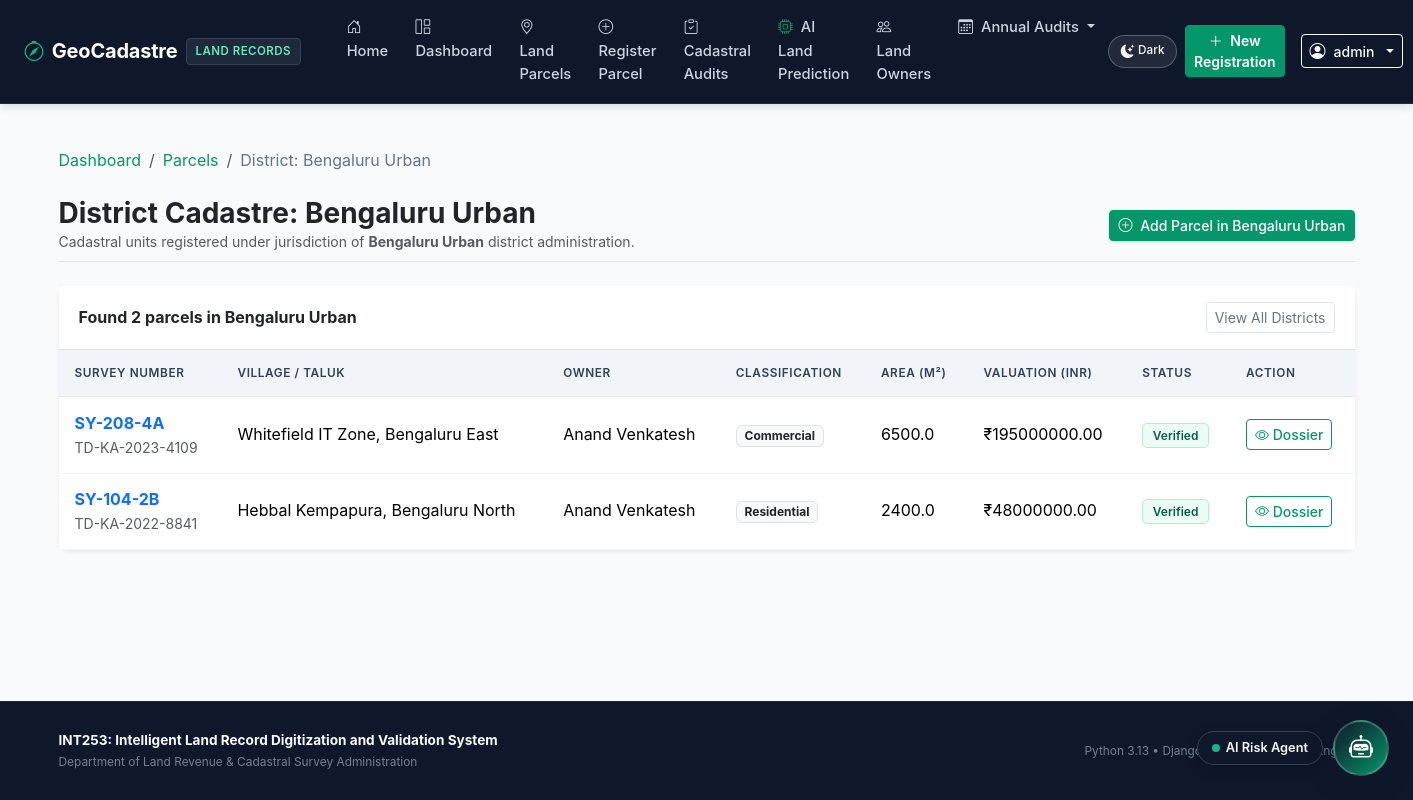
/parcels/district/Bengaluru Urban/ (signed in), run on the app's committed database.
### records/models.py (models this page shows, shortened)
class LandParcel(models.Model):
    LAND_TYPE_CHOICES = [
        ('AGRICULTURAL', 'Agricultural'),
        ('RESIDENTIAL', 'Residential'),
        ('COMMERCIAL', 'Commercial'),
        ('INDUSTRIAL', 'Industrial'),
        ('FOREST_GOVT', 'Government / Forest Reserve'),
    ]
    STATUS_CHOICES = [
        ('PENDING', 'Pending Validation'),
        ('VERIFIED', 'Digitized & Verified'),
        ('FLAGGED', 'Flagged for Discrepancy'),
        ('DISPUTED', 'Under Legal Dispute'),
    ]
    owner = models.ForeignKey(
        LandOwner,
        on_delete=models.CASCADE,
        related_name="parcels",
        verbose_name="Registered Owner"
    )
    title_deed_number = models.CharField(
        max_length=50,
        unique=True,
        verbose_name="Title Deed Reference",
        help_text="Official deed document reference (e.g. TD-2024-8831)"
    )
    survey_number = models.CharField(
        max_length=50,
        unique=True,
        verbose_name="Cadastral Survey Number",
        help_text="Survey number allocated in government cadastral map (e.g. SY-104-2B)"
    )
    slug = models.SlugField(
        max_length=120,
        unique=True,
        blank=True,
        verbose_name="URL Slug Identifier"
    )
    district = models.CharField(max_length=80, db_index=True, verbose_name="District / Region")
    taluk = models.CharField(max_length=80, verbose_name="Taluk / Subdivision")
    village = models.CharField(max_length=100, verbose_name="Village / Locality")
    area_sq_meters = models.DecimalField(
        max_digits=12,
        decimal_places=2,
        validators=[MinValueValidator(Decimal('1.00'))],
        verbose_name="Area (Sq. Meters)",
        help_text="Cadastral plot area in square meters"
    )
    land_type = models.CharField(
        max_length=20,
        choices=LAND_TYPE_CHOICES,
        default='RESIDENTIAL',
        verbose_name="Land Use Classification"
    )
    market_valuation = models.DecimalField(
        max_digits=14,
        decimal_places=2,
        default=Decimal('0.00'),
        validators=[MinValueValidator(Decimal('0.00'))],
        verbose_name="Estimated Market Valuation (INR)"
    )
    gis_coordinates = models.CharField(
        max_length=150,
        default="12.9716 N, 77.5946 E",
        verbose_name="GIS Centroid Coordinates",
        help_text="Format: Latitude, Longitude (e.g. 12.9716 N, 77.5946 E)"
    )
    is_disputed = models.BooleanField(
        default=False,
        verbose_name="Litigation / Dispute Flag",
        help_text="Check if parcel has active injunction or dispute"
    )
    digitization_status = models.CharField(
        max_length=25,
        choices=STATUS_CHOICES,
        default='PENDING',
        verbose_name="Validation & Digitization Status"
    )
    registered_date = models.DateField(verbose_name="Official Deed Date")
    created_at = models.DateTimeField(auto_now_add=True, verbose_name="Digitized At")
    updated_at = models.DateTimeField(auto_now=True, verbose_name="Last Modified At")
    class Meta:
        verbose_name = "Land Parcel"
        verbose_name_plural = "Land Parcels"
        ordering = ['-created_at']

class LandOwner(models.Model):
    first_name = models.CharField(max_length=60, verbose_name="First Name")
    last_name = models.CharField(max_length=60, verbose_name="Last Name")
    national_id = models.CharField(
        max_length=20,
        unique=True,
        verbose_name="National ID / Aadhaar Hash",
        help_text="Unique citizen identifier or tax registration number"
    )
    email = models.EmailField(blank=True, null=True, verbose_name="Contact Email")
    phone = models.CharField(max_length=20, verbose_name="Phone Number")
    residential_address = models.TextField(verbose_name="Residential Address")
    created_at = models.DateTimeField(auto_now_add=True, verbose_name="Registration Timestamp")
    class Meta:
        verbose_name = "Land Owner"
        verbose_name_plural = "Land Owners"
        ordering = ['last_name', 'first_name']
    @property
    def full_name(self):
        return f"{self.first_name} {self.last_name}"

### records/views.py (the view)
# urls.py: path('parcels/district/<str:district>/', views.parcels_by_district_view, name='parcels_by_district'),
@login_required
def parcels_by_district_view(request, district):
    parcels = LandParcel.objects.filter(district__iexact=district).select_related('owner')
    context = {
        'district': district,
        'parcels': parcels,
        'result_count': parcels.count()
    }
    return render(request, 'records/district_parcels.html', context)

### templates/records/district_parcels.html (shortened to what this page needs)
{% extends 'base.html' %}
{% block content %}
<div class="mb-4">
    <nav aria-label="breadcrumb">
        <ol class="breadcrumb">
            <li class="breadcrumb-item"><a href="{% url 'home' %}">Dashboard</a></li>
            <li class="breadcrumb-item"><a href="{% url 'parcel_list' %}">Parcels</a></li>
            <li class="breadcrumb-item active" aria-current="page">District: {{ district }}</li>
        </ol>
    </nav>
</div>
<div class="d-flex justify-content-between align-items-center mb-4 pb-2 border-bottom">
    <div>
        <h1 class="h3 fw-bold text-dark mb-0">District Cadastre: {{ district }}</h1>
        <p class="text-muted small mb-0">
            Cadastral units registered under jurisdiction of <strong>{{ district }}</strong> district administration.
        </p>
    </div>
    <div>
        <a href="{% url 'parcel_create' %}" class="btn btn-primary btn-sm">
            <i class="bi bi-plus-circle me-1"></i> Add Parcel in {{ district }}
        </a>
    </div>
</div>
<div class="card shadow-sm border-0">
    <div class="card-header bg-white py-3 border-bottom d-flex justify-content-between align-items-center">
        <span class="fw-bold">Found {{ result_count }} parcels in {{ district }}</span>
        <a href="{% url 'parcel_list' %}" class="btn btn-outline-secondary btn-sm">View All Districts</a>
    </div>
    <div class="table-responsive">
        <table class="table table-hover cadastral-table align-middle mb-0">
            <thead>
                <tr>
                    <th>Survey Number</th>
                    <th>Village / Taluk</th>
                    <th>Owner</th>
                    <th>Classification</th>
                    <th>Area (m²)</th>
                    <th>Valuation (INR)</th>
                    <th>Status</th>
                    <th>Action</th>
                </tr>
            </thead>
            <tbody>
                {% for parcel in parcels %}
                <tr>
                    <td>
                        <a href="{% url 'parcel_detail' slug=parcel.slug %}" class="fw-bold text-decoration-none">
                            {{ parcel.survey_number }}
                        </a>
                        <div class="small text-muted">{{ parcel.title_deed_number }}</div>
                    </td>
                    <td>{{ parcel.village }}, {{ parcel.taluk }}</td>
                    <td>{{ parcel.owner.full_name }}</td>
                    <td><span class="badge bg-light text-dark border">{{ parcel.get_land_type_display }}</span></td>
                    <td>{{ parcel.area_sq_meters|floatformat:1 }}</td>
                    <td>₹{{ parcel.market_valuation|floatformat:2 }}</td>
                    <td>
                        {% if parcel.digitization_status == 'VERIFIED' %}
                            <span class="badge badge-verified">Verified</span>
                        {% elif parcel.digitization_status == 'PENDING' %}
                            <span class="badge badge-pending">Pending</span>
                        {% elif parcel.digitization_status == 'DISPUTED' %}
                            <span class="badge badge-disputed">Disputed</span>
                        {% else %}
                            <span class="badge badge-flagged">Flagged</span>
                        {% endif %}
                    </td>
                    <td>
                        <a href="{% url 'parcel_detail' slug=parcel.slug %}" class="btn btn-sm btn-outline-primary">
                            <i class="bi bi-eye"></i> Dossier
                        </a>
                    </td>
                </tr>
                {% empty %}
                <tr>
                    <td colspan="8" class="text-center py-4 text-muted">
                        No land parcels registered yet in {{ district }}.
                    </td>
                </tr>
                {% endfor %}
            </tbody>
        </table>
    </div>
</div>
{% endblock %}

### templates/base.html (shortened to what this page needs)
{% load static %}
<!DOCTYPE html>
<html lang="en">
<head>
    <link href="https://cdn.jsdelivr.net/npm/bootstrap@5.3.3/dist/css/bootstrap.min.css" rel="stylesheet">
    <link rel="stylesheet" href="https://cdn.jsdelivr.net/npm/bootstrap-icons@1.11.3/font/bootstrap-icons.min.css">
    <link rel="stylesheet" href="{% static 'css/style.css' %}">
</head>
<body>
    <nav class="navbar navbar-expand-lg navbar-dark custom-nav sticky-top">
        <div class="container-fluid px-4">
            <a class="navbar-brand fw-bold d-flex align-items-center" href="{% url 'home' %}" title="GeoCadastre Registry">
                <i class="bi bi-compass me-2 fs-5"></i>
                <span>GeoCadastre</span>
                <span class="navbar-brand-badge">Land Records</span>
            </a>
            <div class="collapse navbar-collapse" id="navContent">
                <ul class="navbar-nav me-auto mb-2 mb-lg-0 ms-3">
                    <li class="nav-item">
                        <a class="nav-link {% if request.resolver_match.url_name == 'home' %}active{% endif %}" href="{% url 'home' %}">
                            <i class="bi bi-house-door me-1"></i> Home
                        </a>
                    </li>
                    {% if user.is_authenticated %}
                        <li class="nav-item">
                            <a class="nav-link {% if request.resolver_match.url_name == 'dashboard' %}active{% endif %}" href="{% url 'dashboard' %}">
                                <i class="bi bi-grid-1x2 me-1"></i> Dashboard
                            </a>
                        </li>
                        <li class="nav-item">
                            <a class="nav-link {% if request.resolver_match.url_name == 'parcel_list' %}active{% endif %}" href="{% url 'parcel_list' %}">
                                <i class="bi bi-geo-alt me-1"></i> Land Parcels
                            </a>
                        </li>
                        <li class="nav-item">
                            <a class="nav-link {% if request.resolver_match.url_name == 'parcel_create' %}active{% endif %}" href="{% url 'parcel_create' %}">
                                <i class="bi bi-plus-circle me-1"></i> Register Parcel
                            </a>
                        </li>
                        <li class="nav-item">
                            <a class="nav-link {% if request.resolver_match.url_name == 'validation_list' %}active{% endif %}" href="{% url 'validation_list' %}">
                                <i class="bi bi-clipboard-check me-1"></i> Cadastral Audits
                            </a>
                        </li>
                        <li class="nav-item">
                            <a class="nav-link {% if request.resolver_match.url_name == 'land_prediction' %}active{% endif %}" href="{% url 'land_prediction' %}">
                                <i class="bi bi-cpu me-1 text-success"></i> AI Land Prediction
                            </a>
                        </li>
                        <li class="nav-item">
                            <a class="nav-link {% if request.resolver_match.url_name == 'owner_list' %}active{% endif %}" href="{% url 'owner_list' %}">
                                <i class="bi bi-people me-1"></i> Land Owners
                            </a>
                        </li>
                        <li class="nav-item dropdown">
                            <a class="nav-link dropdown-toggle" href="#" id="auditDropdown" role="button" data-bs-toggle="dropdown">
                                <i class="bi bi-calendar3 me-1"></i> Annual Audits
                            </a>
                        </li>
                    {% endif %}
                </ul>
                <div class="d-flex align-items-center">
                    <button class="btn btn-sm theme-toggle-btn d-flex align-items-center gap-1 me-2" id="themeToggleBtn" type="button" title="Switch Theme" aria-label="Toggle Light / Dark Mode">
                        <i class="bi bi-moon-stars-fill" id="themeToggleIcon"></i>
                        <span class="d-none d-sm-inline small fw-medium" id="themeToggleText">Dark</span>
                    </button>
                    {% if user.is_authenticated %}
                        <a href="{% url 'parcel_create' %}" class="btn btn-primary btn-sm fw-semibold me-3">
                            <i class="bi bi-plus-lg me-1"></i> New Registration
                        </a>
                        <div class="dropdown">
                            <button class="btn btn-outline-light btn-sm dropdown-toggle d-flex align-items-center gap-2" type="button" data-bs-toggle="dropdown">
                                <i class="bi bi-person-circle fs-6"></i>
                                <span class="fw-medium">{{ user.first_name|default:user.username }}</span>
                            </button>
                        </div>
                    {% endif %}
                </div>
            </div>
        </div>
    </nav>
    <main class="container">
        {% block content %}
        {% endblock %}
    </main>
    <footer>
        <div class="container">
            <div class="row align-items-center">
                <div class="col-md-7 text-md-start mb-2 mb-md-0">
                    <strong>INT253: Intelligent Land Record Digitization and Validation System</strong>
                    <div class="small opacity-75">Department of Land Revenue & Cadastral Survey Administration</div>
                </div>
                <div class="col-md-5 text-md-end small opacity-75">
                    <span>Python 3.13 &bull; Django 6.0 &bull; Cadastral GIS Engine</span>
                </div>
            </div>
        </div>
    </footer>
    <div id="aiRiskAgentWidget">
        <button type="button" class="ai-bot-launcher" id="aiBotLauncher" aria-label="Open AI Cadastral Risk Agent" title="Open Cadastral AI Risk Detection Agent">
            <span class="ai-bot-badge-pill d-none d-sm-flex">
                <span class="ai-pulse-dot"></span>
                <span>AI Risk Agent</span>
            </span>
            <div class="ai-bot-btn">
                <i class="bi bi-robot fs-4"></i>
            </div>
        </button>
    </div>
</body>
</html>

### data on the page
LandParcel: survey_number "SY-208-4A", title_deed_number "TD-KA-2023-4109", village "Whitefield IT Zone", taluk "Bengaluru East", owner.full_name "Anand Venkatesh", land_type "Commercial", area_sq_meters "6500.0", market_valuation "195000000.00", digitization_status "Verified"
LandParcel: survey_number "SY-104-2B", title_deed_number "TD-KA-2022-8841", village "Hebbal Kempapura", taluk "Bengaluru North", owner.full_name "Anand Venkatesh", land_type "Residential", area_sq_meters "2400.0", market_valuation "48000000.00", digitization_status "Verified"

### other printed values
{{ user.first_name|default:user.username }} "admin"
{{ district }} "Bengaluru Urban"
{{ result_count }} "2"
